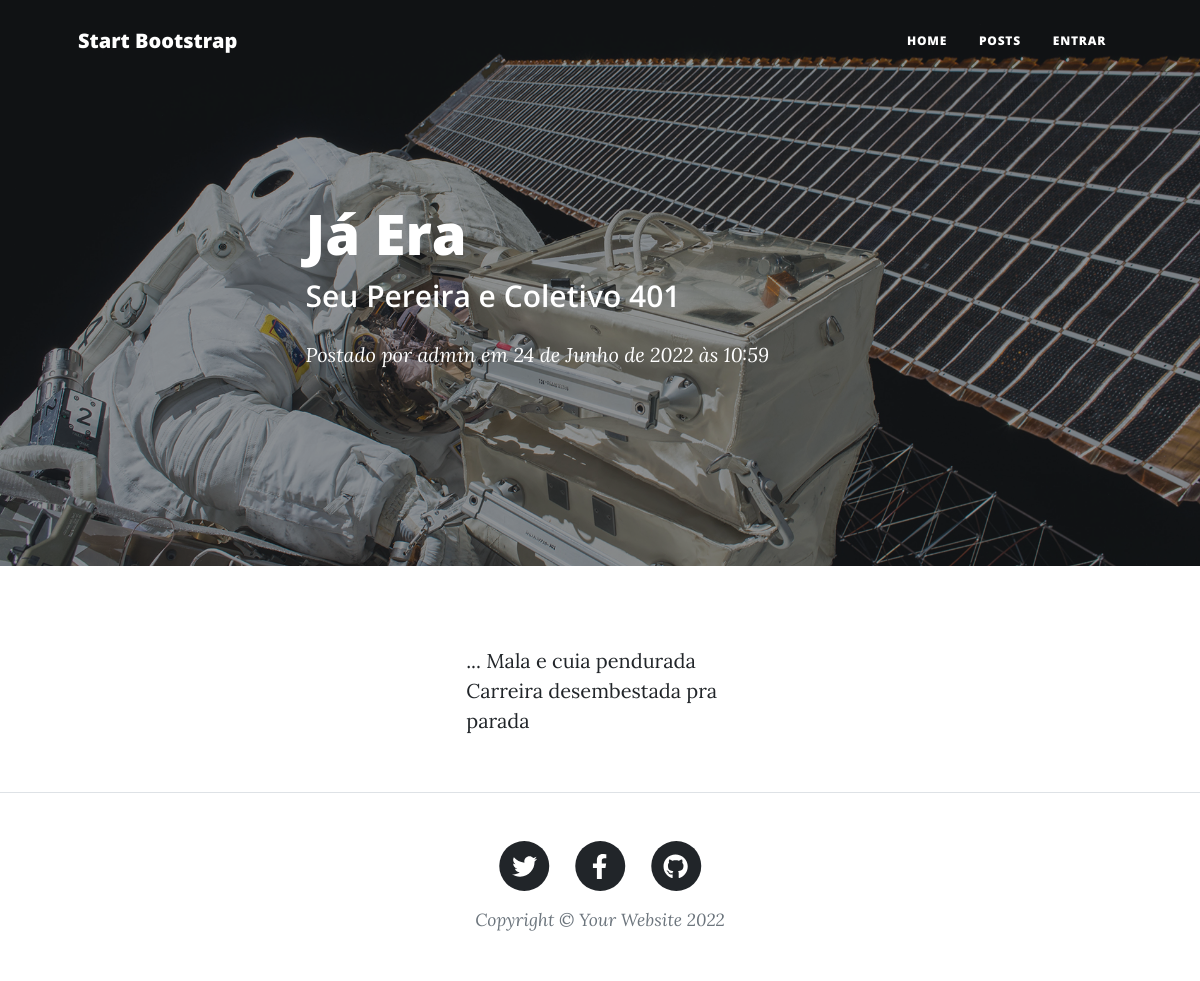
Page /post-by-admin-ja-era on the committed database.
### app/models.py (models this page shows, shortened)
class Post(models.Model):
    STATUS      = (('publico', 'Público'), ('privado', 'Privado'))
    titulo      = models.CharField(max_length=100)
    subtitulo   = models.CharField(max_length=100)
    slug        = models.SlugField(max_length=100)
    descricao   = models.TextField()
    autor       = models.ForeignKey(User, on_delete=models.CASCADE)
    publicacao  = models.DateTimeField(default=timezone.now)
    atualizacao = models.DateTimeField(auto_now_add=True)
    status      = models.CharField(max_length=12, choices=STATUS, default='indisponível')
    class Meta:
        ordering = ['publicacao']

### app/views.py (the view)
# urls.py: path('<slug:slug>', views.PostDetailView.as_view(), name='postDetail'),
class PostDetailView(DetailView):
    model = Post
    template_name = 'post/post-detail.html'
    context_object_name = 'post'

### app/templates/post/post-detail.html (shortened to what this page needs)
{% extends 'base.html' %}
{% load static %}
{% block header %}
    <header class="masthead" style="background-image: url({% static 'assets/img/post-bg.jpg' %})">
        <div class="container position-relative px-4 px-lg-5">
            <div class="row gx-4 gx-lg-5 justify-content-center">
                <div class="col-md-10 col-lg-8 col-xl-7">
                    <div class="post-heading">
                        <h1>{{post.titulo}}</h1>
                        <h2 class="subheading">{{post.subtitulo}}</h2>
                        <span class="meta">
                            Postado por
                            <a href="#!">{{post.autor}}</a>
                            em {{post.publicacao}}
                        </span>
                    </div>
                </div>
            </div>
        </div>
    </header>
{% endblock header %}
{% block content %}
    <article class="mb-4">
        <div class="container px-4 px-lg-5">
            <div class="row gx-4 gx-lg-5 justify-content-center">
                <div class="col-md-10 col-lg-8 col-xl-7">
                    <p>{{post.descricao}}</p>
                </div>
            </div>
        </div>
    </article>
{% endblock content %}

### rows in the picture
Post: titulo "Já Era", subtitulo "Seu Pereira e Coletivo 401", autor "admin", publicacao "24 de Junho de 2022 às 10:59", descricao "... Mala e cuia pendurada Carreira desembestada pra parada"
